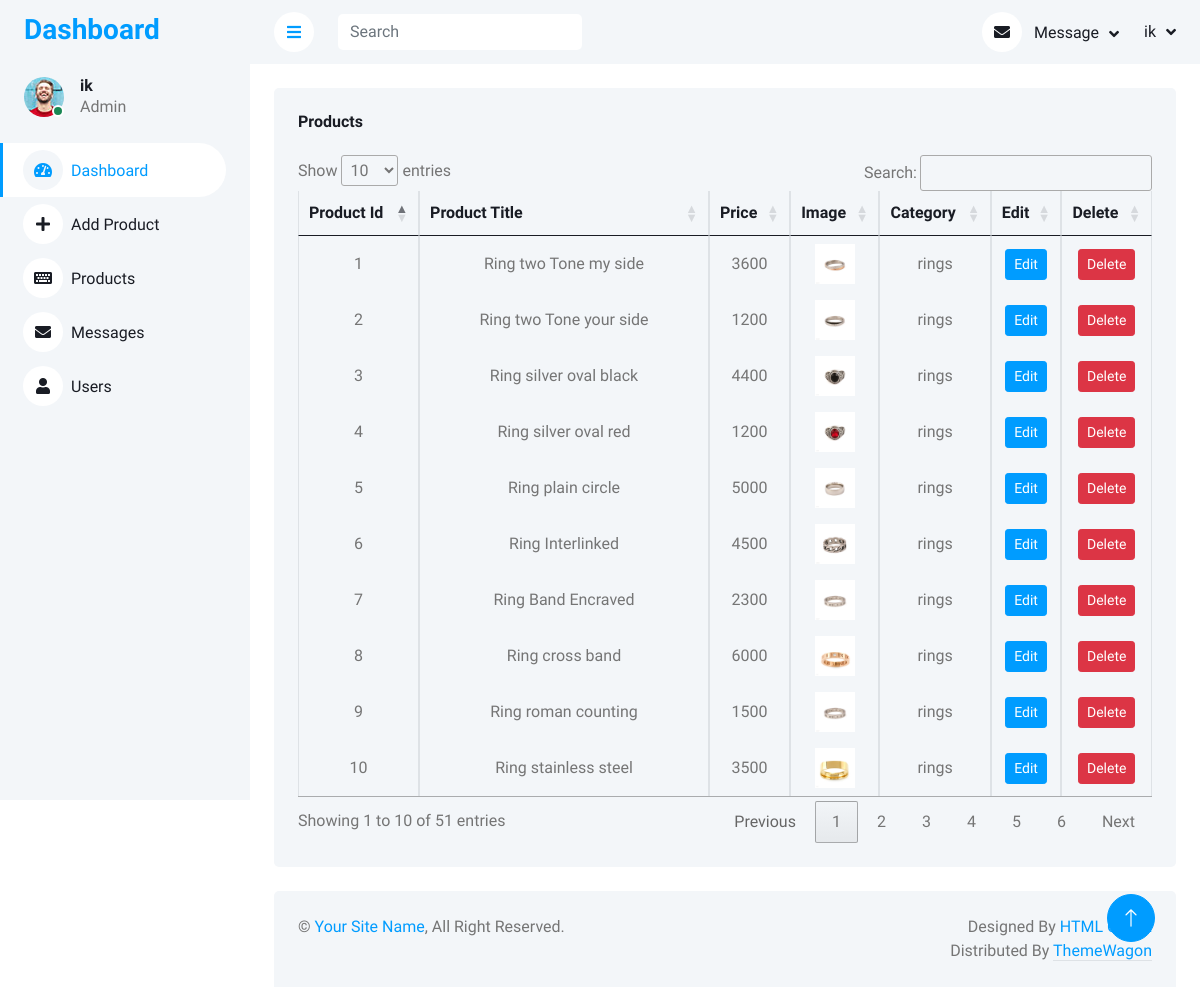
/admin-panel/products.php (signed in), run on the app's committed database.
### tables this page shows
CREATE TABLE `products` (
  `product_id` int(50) NOT NULL,
  `product_name` varchar(255) NOT NULL,
  `product_price` int(100) NOT NULL,
  `product_image` varchar(255) NOT NULL,
  `product_category` int(100) NOT NULL
);

CREATE TABLE `product_categories` (
  `category_id` int(50) NOT NULL,
  `category_name` varchar(255) NOT NULL
);

### admin-panel/products.php (the view, shortened to what this page needs)
<!DOCTYPE html>
<html lang="en">
<head>
    <link href="css/style.css" rel="stylesheet">
    <link href="css/customize.css" rel="stylesheet">
    <link href="https://cdnjs.cloudflare.com/ajax/libs/font-awesome/5.10.0/css/all.min.css" rel="stylesheet">
    <link href="https://cdn.jsdelivr.net/npm/bootstrap-icons@1.4.1/font/bootstrap-icons.css" rel="stylesheet">
    <link href="https://cdn.datatables.net/1.13.6/css/jquery.dataTables.min.css" rel="stylesheet">
    <link href="css/bootstrap.min.css" rel="stylesheet">
</head>
<body>
    <div class="container-xxl position-relative bg-white d-flex p-0">
        <?php include('sidebar.php') ?>
        <div class="content">
            <?php include('navbar.php') ?>
            <div class="container-fluid pt-4 px-4">
                <div class="bg-light text-center rounded p-4">
                    <div class="d-flex align-items-center justify-content-between mb-4">
                        <h6 class="mb-0">Products</h6>
                    </div>
                    <div class="table-responsive">
                        <table class="table text-center align-middle table-bordered table-hover mb-0" id="products-table">
                            <thead>
                                <tr class="text-dark">
                                    <th scope="col">Product Id</th>
                                    <th scope="col">Product Title</th>
                                    <th scope="col">Price</th>
                                    <th scope="col">Image</th>
                                    <th scope="col">Category</th>
                                    <th scope="col">Edit</th>
                                    <th scope="col">Delete</th>
                                </tr>
                            </thead>
                            <tbody>
                                <tr>
                                    <?php
                                    $selectproduct = "select * from products";
                                    $selectresult = mysqli_query($connection, $selectproduct);
                                    if (mysqli_num_rows($selectresult) > 0) {
                                        while ($rows = mysqli_fetch_array($selectresult)) {
                                            $category_id = $rows['product_category'];
                                    ?>
                                            <td><?php echo $rows['product_id'] ?></td>
                                            <td><?php echo $rows['product_name'] ?></td>
                                            <td><?php echo $rows['product_price'] ?></td>
                                            <td><img class="img-fluid" src="uploadimg/<?php echo $rows['product_image'] ?>" width="40"></td>
                                            <?php
                                            $select = "select category_name from product_categories where category_id = $category_id";
                                            $category = mysqli_query($connection, $select);
                                            if (mysqli_num_rows($category) > 0) {
                                                $cate = mysqli_fetch_array($category);
                                            }
                                            ?>
                                            <td><?php echo $cate['category_name'] ?></td>
                                            <td><a href="products.php?edit=<?php echo $rows['product_id'] ?>" class="edit btn btn-sm btn-primary" title="edit product" id="modaltoggle">Edit</a></td>
                                            <td><a href="products.php?delete=<?php echo $rows['product_id'] ?>" class="btn btn-sm btn-danger" title="delete product" onclick="return confirm('are you sure you want to delete this?')">Delete</a></td>
                                </tr>
                        <?php
                                        }
                                    }
                        ?>
                            </tbody>
                        </table>
                    </div>
                </div>
            </div>
            <div class="container-fluid pt-4 px-4">
                <div class="bg-light rounded-top p-4">
                    <div class="row">
                        <div class="col-12 col-sm-6 text-center text-sm-start">
                            &copy; <a href="#">Your Site Name</a>, All Right Reserved.
                        </div>
                        <div class="col-12 col-sm-6 text-center text-sm-end">
                            Designed By <a href="https://htmlcodex.com">HTML Codex</a>
                            Distributed By <a class="border-bottom" href="https://themewagon.com" target="_blank">ThemeWagon</a>
                        </div>
                    </div>
                </div>
            </div>
        </div>
        <a href="#" class="btn btn-lg btn-primary btn-lg-square back-to-top"><i class="bi bi-arrow-up"></i></a>
    </div>
</body>
</html>

### admin-panel/css/style.css (style rules this page uses)
:root { --primary: #009CFF; --light: #F3F6F9; --dark: #191C24; }
.back-to-top { position: fixed; display: none; right: 45px; bottom: 45px; z-index: 99; }
.btn { transition: .5s; }
.btn.btn-primary { color: #FFFFFF; }
.btn-lg-square { width: 48px; height: 48px; }
.btn-square, .btn-sm-square, .btn-lg-square { padding: 0; display: inline-flex; align-items: center; justify-content: center; font-weight: normal; border-radius: 50px; }
.content { margin-left: 250px; min-height: 100vh; background: #FFFFFF; transition: 0.5s; }
@media (min-width: 992px) { .content { width: calc(100% - 250px); } }

### data on the page
products: product_id "1", product_name "Ring two Tone my side", product_price "3600", product_image (picture), product_category.category_name "rings"
products: product_id "2", product_name "Ring two Tone your side", product_price "1200", product_image (picture), product_category.category_name "rings"
products: product_id "3", product_name "Ring silver oval black", product_price "4400", product_image (picture), product_category.category_name "rings"
products: product_id "4", product_name "Ring silver oval red", product_price "1200", product_image (picture), product_category.category_name "rings"
products: product_id "5", product_name "Ring plain circle", product_price "5000", product_image (picture), product_category.category_name "rings"
products: product_id "6", product_name "Ring Interlinked", product_price "4500", product_image (picture), product_category.category_name "rings"
products: product_id "7", product_name "Ring Band Encraved", product_price "2300", product_image (picture), product_category.category_name "rings"
products: product_id "8", product_name "Ring cross band", product_price "6000", product_image (picture), product_category.category_name "rings"
products: product_id "9", product_name "Ring roman counting", product_price "1500", product_image (picture), product_category.category_name "rings"
products: product_id "10", product_name "Ring stainless steel", product_price "3500", product_image (picture), product_category.category_name "rings"

### other printed values
$_SESSION['username'] "ik"
